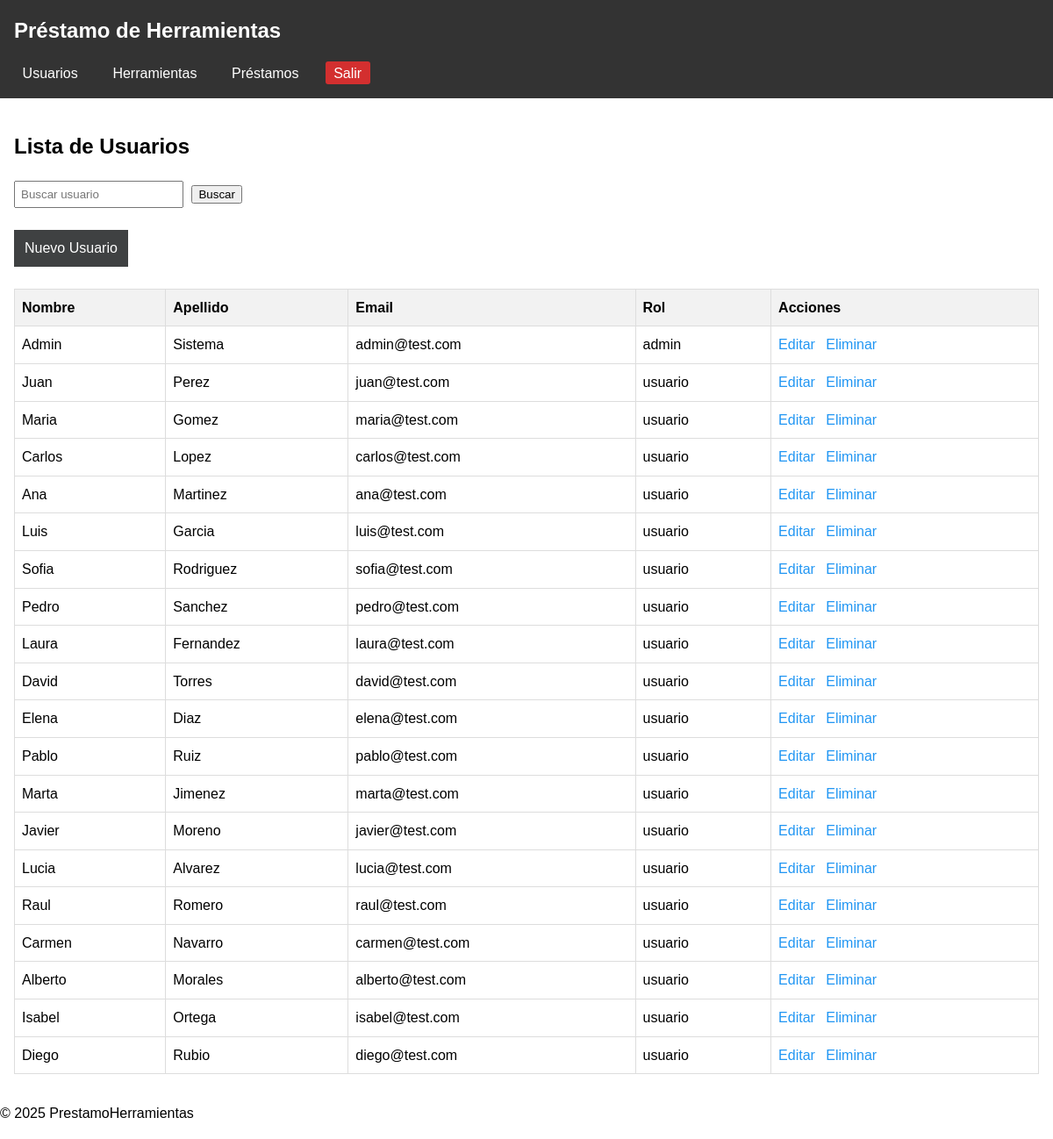
/?controller=usuarios (signed in), run on the app's committed database.
### tables this page shows
CREATE TABLE IF NOT EXISTS usuarios (
    id INT AUTO_INCREMENT PRIMARY KEY,
    nombre VARCHAR(100) NOT NULL,
    apellido VARCHAR(100) NOT NULL,
    email VARCHAR(100) UNIQUE NOT NULL,
    password VARCHAR(255) NOT NULL,
    rol ENUM('admin', 'usuario') NOT NULL
);

### app/Controller/UsuarioController.php (called while the page is built, shortened)
<?php
require_once __DIR__.'/../Model/Usuario.php';
class UsuarioController {
    public function index() {
        $q = $_GET['q'] ?? '';
        if ($q !== '') {
            $usuarios = Usuario::buscar($q);
        } else {
            $usuarios = Usuario::all();
        }
        include __DIR__ . '/../View/usuarios/index.php';
    }
}

### public/index.php (called while the page is built, shortened)
<?php
require_once '../routes.php';

### app/Model/Usuario.php (called while the page is built, shortened)
<?php
class Usuario {
    public static function all() {
        $db = Database::connect();
        return $db->query("SELECT * FROM usuarios")->fetchAll(PDO::FETCH_ASSOC);
    }
}

### app/View/usuarios/index.php (the view, shortened to what this page needs)
<?php include __DIR__ . '/../VistaReutilizable/encabezado.php'; ?>
<link rel="stylesheet" href="/Sistema_prestamo_de_herramientas/public/assets/css/styles.css">
<h2>Lista de Usuarios</h2>
<?php if ($_SESSION['usuario']['rol'] === 'admin'): ?>
    <form class="busqueda" method="GET" action="">
        <input type="text" name="q" placeholder="Buscar usuario" value="<?= htmlspecialchars($_GET['q'] ?? '') ?>">
        <button type="submit">Buscar</button>
    </form>
<?php endif; ?>
<a href="?controller=usuarios&action=create" class="accion-principal">Nuevo Usuario</a>
<table class="tabla-datos">
    <thead>
        <tr>
            <th>Nombre</th>
            <th>Apellido</th>
            <th>Email</th>
            <th>Rol</th>
            <th>Acciones</th>
        </tr>
    </thead>
    <tbody>
        <?php foreach ($usuarios as $u): ?>
        <tr>
            <td><?= $u['nombre'] ?></td>
            <td><?= $u['apellido'] ?></td>
            <td><?= $u['email'] ?></td>
            <td><?= $u['rol'] ?></td>
            <td class="celda-acciones">
                <a href="?controller=usuarios&action=edit&id=<?= $u['id'] ?>">Editar</a>
                <a href="?controller=usuarios&action=delete&id=<?= $u['id'] ?>">Eliminar</a>
            </td>
        </tr>
        <?php endforeach; ?>
    </tbody>
</table>
<?php include __DIR__ . '/../VistaReutilizable/pie.php'; ?>

### public/assets/css/styles.css (style rules this page uses)
.busqueda { margin: 15px 0; }
.busqueda input { padding: 6px; margin-right: 5px; }
.tabla-datos { width: 100%; border-collapse: collapse; margin-top: 15px; }
.tabla-datos th, .tabla-datos td { padding: 8px; border: 1px solid #ddd; text-align: left; }
.tabla-datos th { background-color: #f2f2f2; }
.accion-principal { display: inline-block; padding: 8px 12px; margin: 10px 0; background: #3f4142; color: white; text-decoration: none; }
.celda-acciones a { margin-right: 8px; color: #2196F3; text-decoration: none; }
table { width: 100%; border-collapse: collapse; margin-top: 20px; background: white; }
body { font-family: Arial, sans-serif; margin: 0; padding: 0; line-height: 1.6; }

### data on the page
usuarios: nombre "Admin", apellido "Sistema", email "admin@test.com", rol "admin"
usuarios: nombre "Juan", apellido "Perez", email "juan@test.com", rol "usuario"
usuarios: nombre "Maria", apellido "Gomez", email "maria@test.com", rol "usuario"
usuarios: nombre "Carlos", apellido "Lopez", email "carlos@test.com", rol "usuario"
usuarios: nombre "Ana", apellido "Martinez", email "ana@test.com", rol "usuario"
usuarios: nombre "Luis", apellido "Garcia", email "luis@test.com", rol "usuario"
usuarios: nombre "Sofia", apellido "Rodriguez", email "sofia@test.com", rol "usuario"
usuarios: nombre "Pedro", apellido "Sanchez", email "pedro@test.com", rol "usuario"
usuarios: nombre "Laura", apellido "Fernandez", email "laura@test.com", rol "usuario"
usuarios: nombre "David", apellido "Torres", email "david@test.com", rol "usuario"
usuarios: nombre "Elena", apellido "Diaz", email "elena@test.com", rol "usuario"
usuarios: nombre "Pablo", apellido "Ruiz", email "pablo@test.com", rol "usuario"
usuarios: nombre "Marta", apellido "Jimenez", email "marta@test.com", rol "usuario"
usuarios: nombre "Javier", apellido "Moreno", email "javier@test.com", rol "usuario"
usuarios: nombre "Lucia", apellido "Alvarez", email "lucia@test.com", rol "usuario"
usuarios: nombre "Raul", apellido "Romero", email "raul@test.com", rol "usuario"
usuarios: nombre "Carmen", apellido "Navarro", email "carmen@test.com", rol "usuario"
usuarios: nombre "Alberto", apellido "Morales", email "alberto@test.com", rol "usuario"
usuarios: nombre "Isabel", apellido "Ortega", email "isabel@test.com", rol "usuario"
usuarios: nombre "Diego", apellido "Rubio", email "diego@test.com", rol "usuario"
